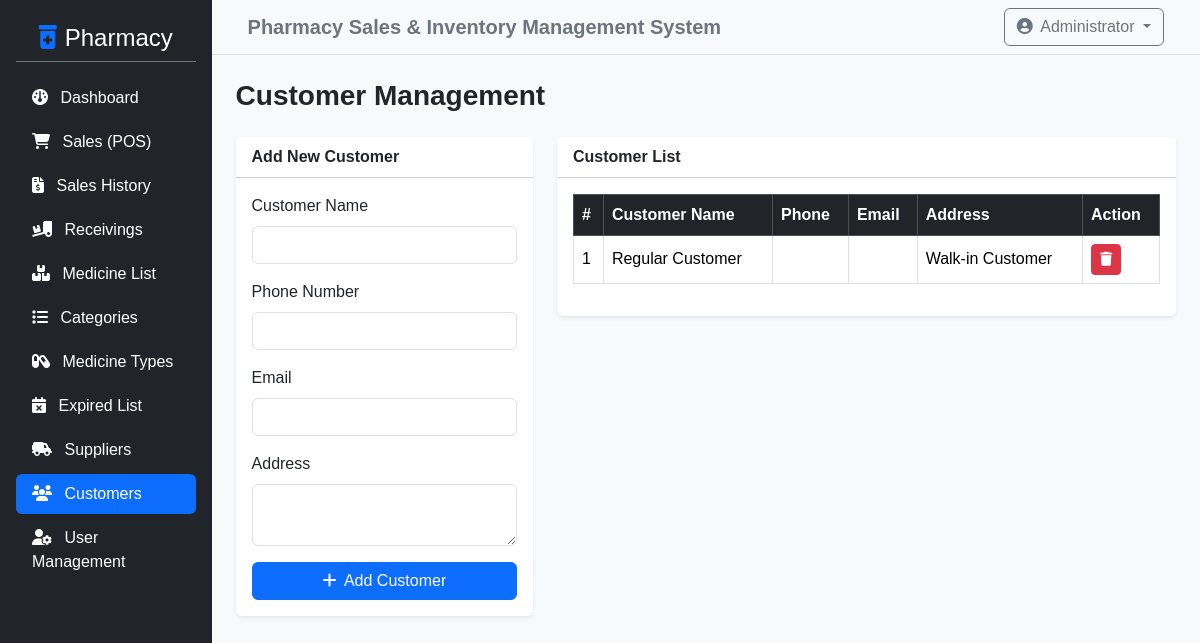
/admin/customers.php (signed in), run on an earlier commit of the app's database.
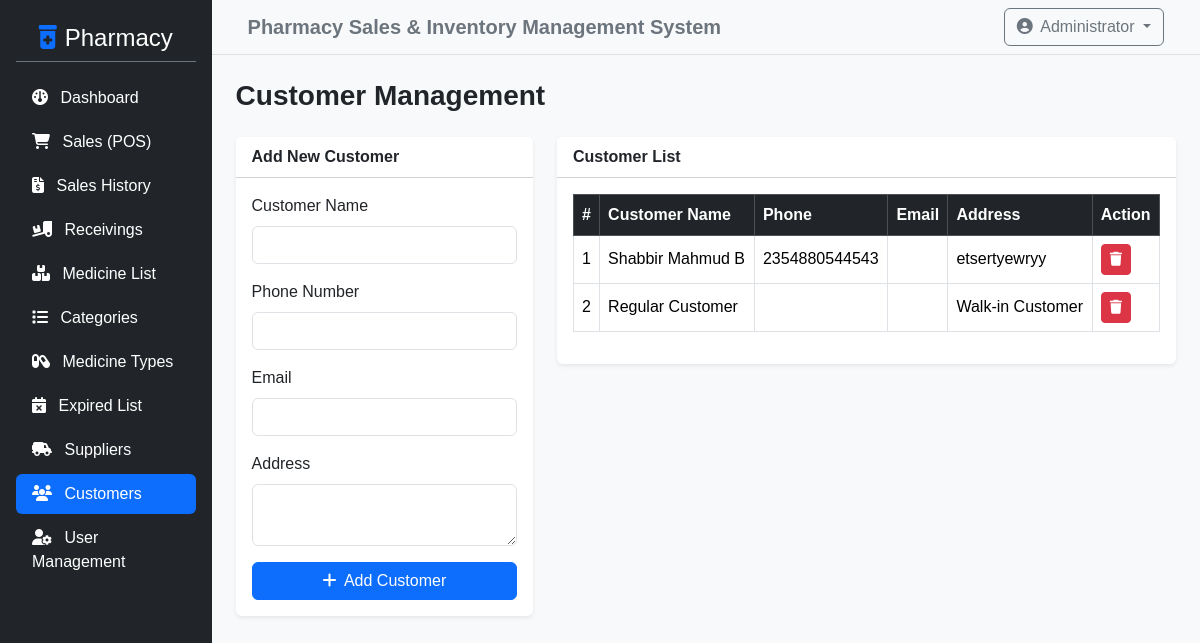
And on a later commit of the database.
### tables this page shows
CREATE TABLE `customer_list` (
  `id` int NOT NULL,
  `name` text NOT NULL,
  `contact` varchar(30) NOT NULL,
  `address` text NOT NULL,
  `phone` varchar(50) DEFAULT NULL
);

### admin/customers.php (the view, shortened to what this page needs)
<?php
include '../config/db_connect.php';
$result = $conn->query("SELECT * FROM customer_list ORDER BY id DESC");
?>
<?php include '../includes/header.php'; ?>
<div class="d-flex">
    <?php include '../includes/sidebar.php'; ?>
    <div class="w-100 bg-light min-vh-100">
        <?php include '../includes/topbar.php'; ?>
        <div class="container-fluid p-4">
            <h3 class="fw-bold mb-4">Customer Management</h3>
            <div class="row">
                <div class="col-md-4 mb-4">
                    <div class="card shadow-sm border-0">
                        <div class="card-header bg-white fw-bold">Add New Customer</div>
                        <div class="card-body">
                            <form method="POST" action="">
                                <div class="mb-3">
                                    <label class="form-label">Customer Name</label>
                                    <input type="text" name="name" class="form-control" required>
                                </div>
                                <div class="mb-3">
                                    <label class="form-label">Phone Number</label>
                                    <input type="text" name="phone" class="form-control" required>
                                </div>
                                <div class="mb-3">
                                    <label class="form-label">Email</label>
                                    <input type="email" name="email" class="form-control">
                                </div>
                                <div class="mb-3">
                                    <label class="form-label">Address</label>
                                    <textarea name="address" class="form-control" rows="2"></textarea>
                                </div>
                                <button type="submit" name="add_customer" class="btn btn-primary w-100"><i class="fa-solid fa-plus me-1"></i> Add Customer</button>
                            </form>
                        </div>
                    </div>
                </div>
                <div class="col-md-8">
                    <div class="card shadow-sm border-0">
                        <div class="card-header bg-white fw-bold">Customer List</div>
                        <div class="card-body">
                            <div class="table-responsive">
                                <table class="table table-bordered table-hover align-middle">
                                    <thead class="table-dark">
                                        <tr>
                                            <th>#</th>
                                            <th>Customer Name</th>
                                            <th>Phone</th>
                                            <th>Email</th>
                                            <th>Address</th>
                                            <th>Action</th>
                                        </tr>
                                    </thead>
                                    <tbody>
                                        <?php if ($result && $result->num_rows > 0): ?>
                                            <?php $i = 1; while ($row = $result->fetch_assoc()): ?>
                                                <tr>
                                                    <td><?php echo $i++; ?></td>
                                                    <td><?php echo htmlspecialchars($row['name'] ?? ''); ?></td>
                                                    <td><?php echo htmlspecialchars($row['phone'] ?? ''); ?></td>
                                                    <td><?php echo htmlspecialchars($row['email'] ?? ''); ?></td>
                                                    <td><?php echo htmlspecialchars($row['address'] ?? ''); ?></td>
                                                    <td>
                                                        <a href="delete_customer.php?id=<?php echo $row['id']; ?>" class="btn btn-sm btn-danger" onclick="return confirm('Are you sure you want to delete this customer?');"><i class="fa-solid fa-trash"></i></a>
                                                    </td>
                                                </tr>
                                            <?php endwhile; ?>
                                        <?php else: ?>
                                            <tr>
                                                <td colspan="6" class="text-center text-muted py-4">No customers found.</td>
                                            </tr>
                                        <?php endif; ?>
                                    </tbody>
                                </table>
                            </div>
                        </div>
                    </div>
                </div>
            </div>
        </div>
    </div>
</div>
<?php include '../includes/footer.php'; ?>

What changed in the data, as far as the page shows it:
added customer_list: name "Shabbir Mahmud B", phone "2354880544543", address "etsertyewryy"
